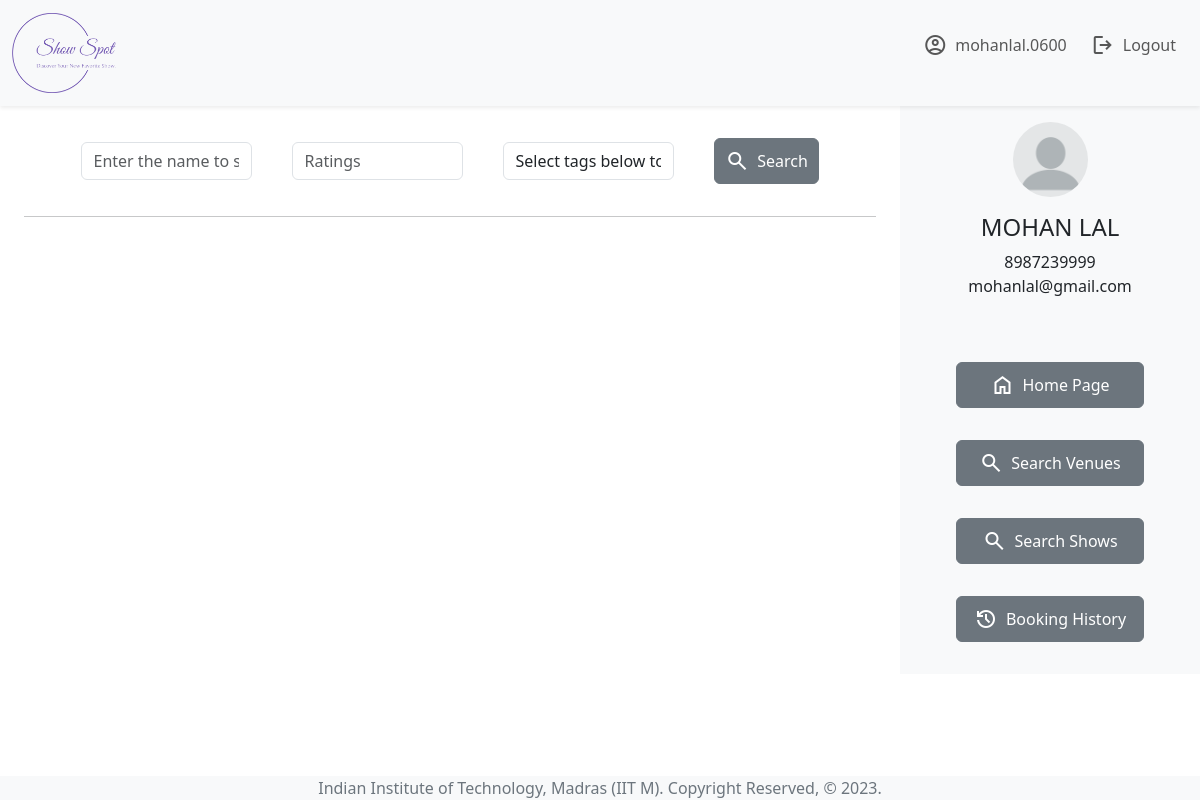
The page /search_shows (signed in) on the database its author committed.
### applications/models.py (models this page shows, shortened)
class Admin(db.Model,UserMixin):
    user_id = db.Column(db.String,primary_key = True,nullable = False, unique = True)
    password = db.Column(db.String,nullable=False)
    name = db.Column(db.String)
    email_id = db.Column(db.String)
    phone_no = db.Column(db.Integer)
    venues = db.relationship("Venue", backref='admin')
    shows = db.relationship("Show",backref='admin')

### applications/user_controller.py (the view, shortened to what this page needs)
@app.route('/search_shows',methods=['GET','POST'])
@login_required
def search_shows():
    if request.method=='GET':
        return render_template('search_shows.html')

### applications/login.py (called while the page is built)
@login_manager.user_loader
def load_user(user_id):
    x =  User.query.get(user_id)
    if x==None:
        x = Admin.query.get(user_id)
    return x

### templates/search_shows.html (shortened to what this page needs)
{% extends 'user_base.html' %}
{% block main %}
<div class="container-fluid">
    <div class="row justify-content-center m-3 p-2">
        <form method="POST" class="row justify-content-center">
            <div class="col-3 m-2 d-flex flex-column justify-content-center">
                <input type="text" class="form-control" placeholder="Enter the name to serach for venues"
                    id="name_search" name="name_search">
            </div>
            <div class="col-3 d-flex flex-column justify-content-center m-2">
                <input type="text" class="form-control" id="rating_search" name="rating_search" placeholder="Ratings">
            </div>
            <div class="col-3 m-2 d-flex flex-column justify-content-center">
                <select class="form-control"  id="tag_search" name="tag_search">
                    <option value="">Select tags below to search</option>
                </select>
            </div>
            <div class="col-2 m-2 d-flex flex-column justify-content-center">
                <button type="submit" class="btn btn-secondary">
                    <div class="d-flex justify-content-center">
                        <span class="material-symbols-outlined p-1">
                        </span>
                        <span class="p-1">Search</span>
                    </div>
                </button>
            </div>
        </form>
    </div>
    <hr>
</div>
{% endblock %}

### templates/user_base.html (shortened to what this page needs)
{% extends 'base.html' %}
{% block head %}
{{ super() }}
{% endblock head %}
{% block navbar_content %}
<a class="nav-link " href={{ url_for('user_home') }}>
    <div class="d-flex justify-content-center">
        <span class="material-symbols-outlined p-1">
        </span>
        <p class="p-1">
            {{ current_user.user_id }}
        </p>
    </div>
</a>
<a class="nav-link justify-content-center" href = {{ url_for('user_logout') }}>
    <div class="d-flex justify-content-center">
        <span class="material-symbols-outlined p-1">
        </span>
        <span class="p-1">Logout</span>
    </div>
</a>
{% endblock navbar_content %}
{% block body%}
<div class="container-fluid">
    <div class="row">
        <div class="col-9 justify-content-center">
            {% block main %}  {% endblock %}
        </div>
        <div class="col-3 justify-content-center bg-body-tertiary">
            <div class='row justify-content-center m-3'>
                <div class="col d-flex flex-column">
                    <img  class='rounded-circle align-self-center ' src = {{ url_for('static',filename='images/blank-profile-picture.png')}} width = 75rem>
                    <span class = 'h4 mt-2 pt-2 align-self-center'>{{ current_user.name | upper }}</span>
                    <span class = 'align-self-center'>{{ current_user.phone_no }}</span>
                    <span class="align-self-center">{{ current_user.email_id }}</span>
                </div>
            </div>
            <div class="row justify-content-center m-3">
                <div class="col d-flex flex-column">
                    <a class="btn btn-secondary m-3" href={{ url_for('user_home') }}>
                        <div class="d-flex justify-content-center">
                            <span class="material-symbols-outlined p-1">
                            </span>
                            <span class="p-1">Home Page</span>
                        </div>
                    </a>
                    <a class="btn btn-secondary m-3" href= {{ url_for('search_venues') }}>
                        <div class="d-flex justify-content-center">
                            <span class="material-symbols-outlined p-1">
                            </span>
                            <span class="p-1">Search Venues</span>
                        </div>
                    </a>
                    <a class="btn btn-secondary m-3" href={{ url_for('search_shows') }}>
                        <div class="d-flex justify-content-center">
                            <span class="material-symbols-outlined p-1">
                            </span>
                            <span class="p-1">Search Shows</span>
                        </div>
                    </a>
                    <a class="btn btn-secondary m-3" href={{ url_for('booking_history') }}>
                        <div class="d-flex justify-content-center">
                            <span class="material-symbols-outlined p-1">
                            </span>
                            <span class="p-1">Booking History</span>
                        </div>
                    </a>
                </div>
            </div>
        </div>
    </div>
</div>
{% endblock body %}

### rows shown on the page
Admin: user_id "mohanlal.0600", name "MOHAN LAL", phone_no "8987239999", email_id "mohanlal@gmail.com"
